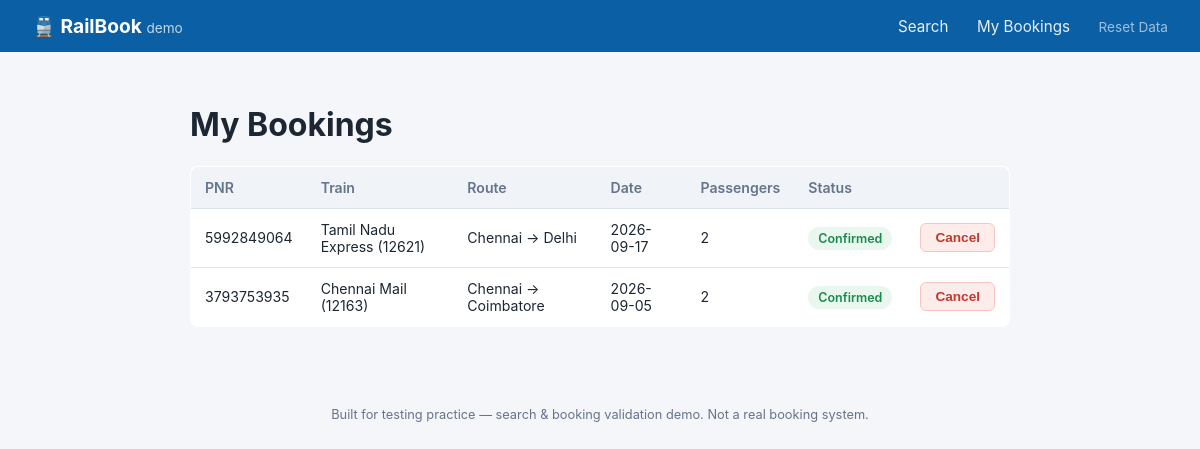
/my-bookings, run on the app's committed database.
### tables this page shows
CREATE TABLE bookings (
            id INTEGER PRIMARY KEY AUTOINCREMENT,
            pnr TEXT UNIQUE NOT NULL,
            train_id INTEGER NOT NULL,
            journey_date TEXT NOT NULL,
            passenger_name TEXT NOT NULL,
            passenger_count INTEGER NOT NULL,
            passengers TEXT NOT NULL,
            status TEXT NOT NULL,
            created_at TEXT NOT NULL,
            FOREIGN KEY (train_id) REFERENCES trains (id)
        );

CREATE TABLE trains (
            id INTEGER PRIMARY KEY AUTOINCREMENT,
            train_number TEXT NOT NULL,
            train_name TEXT NOT NULL,
            source TEXT NOT NULL,
            destination TEXT NOT NULL,
            departure_time TEXT NOT NULL,
            arrival_time TEXT NOT NULL,
            class TEXT NOT NULL,
            total_seats INTEGER NOT NULL,
            available_seats INTEGER NOT NULL,
            fare INTEGER NOT NULL
        );

### app.py (the view)
@app.route("/my-bookings")
def my_bookings():
    conn = get_db()
    bookings = conn.execute("""
        SELECT bookings.*, trains.train_name, trains.train_number, trains.source,
               trains.destination, trains.class
        FROM bookings JOIN trains ON bookings.train_id = trains.id
        ORDER BY bookings.created_at DESC
    """).fetchall()
    conn.close()
    return render_template("my_bookings.html", bookings=bookings)

### app.py (called while the page is built)
def get_db():
    conn = sqlite3.connect(DB)
    conn.row_factory = sqlite3.Row
    return conn

### templates/my_bookings.html (shortened to what this page needs)
{% extends "base.html" %}
{% block content %}
<h1>My Bookings</h1>
{% if bookings %}
<table class="bookings-table">
    <thead>
        <tr>
            <th>PNR</th><th>Train</th><th>Route</th><th>Date</th>
            <th>Passengers</th><th>Status</th><th></th>
        </tr>
    </thead>
    <tbody>
        {% for b in bookings %}
        <tr>
            <td>{{ b['pnr'] }}</td>
            <td>{{ b['train_name'] }} ({{ b['train_number'] }})</td>
            <td>{{ b['source'] }} → {{ b['destination'] }}</td>
            <td>{{ b['journey_date'] }}</td>
            <td>{{ b['passenger_count'] }}</td>
            <td><span class="status-badge status-{{ b['status']|lower }}">{{ b['status'] }}</span></td>
            <td>
                {% if b['status'] != 'Cancelled' %}
                <form action="{{ url_for('cancel', pnr=b['pnr']) }}" method="POST" onsubmit="return confirm('Cancel this booking?');">
                    <button type="submit" class="btn-cancel">Cancel</button>
                </form>
                {% endif %}
            </td>
        </tr>
        {% endfor %}
    </tbody>
</table>
{% else %}
<div class="empty-state">
    <p>No bookings yet.</p>
    <a href="{{ url_for('index') }}" class="btn-secondary">Search Trains</a>
</div>
{% endif %}
{% endblock %}

### templates/base.html (shortened to what this page needs)
<!DOCTYPE html>
<html lang="en">
<head>
    <link rel="stylesheet" href="{{ url_for('static', filename='style.css') }}">
</head>
<body>
    <header class="topbar">
        <a href="{{ url_for('index') }}" class="brand">🚆 RailBook <span>demo</span></a>
        <nav>
            <a href="{{ url_for('index') }}">Search</a>
            <a href="{{ url_for('my_bookings') }}">My Bookings</a>
            <a href="{{ url_for('reset_demo_data') }}" class="reset-link">Reset Data</a>
        </nav>
    </header>
    <main class="container">
        {% block content %}{% endblock %}
    </main>
    <footer>
        Built for testing practice — search &amp; booking validation demo. Not a real booking system.
    </footer>
</body>
</html>

### static/style.css (style rules this page uses)
:root { --primary: #0b5fa5; --primary-dark: #084a82; --bg: #f4f6f9; --card-bg: #ffffff; --border: #dde3ea; --text: #1c2733; --muted: #64748b; --success: #1a8a4a; --error: #c0392b; --warning: #b8860b; }
* { box-sizing: border-box; }
body { margin: 0; font-family: -apple-system, "Segoe UI", Roboto, Helvetica, Arial, sans-serif; background: var(--bg); color: var(--text); }
.topbar { background: var(--primary); color: white; display: flex; justify-content: space-between; align-items: center; padding: 14px 32px; }
.brand { color: white; text-decoration: none; font-weight: 700; font-size: 1.2rem; }
.brand span { font-weight: 400; opacity: 0.75; font-size: 0.85rem; }
.topbar nav a { color: white; text-decoration: none; margin-left: 24px; opacity: 0.9; font-size: 0.95rem; }
.reset-link { opacity: 0.6 !important; font-size: 0.85rem !important; }
.container { max-width: 860px; margin: 0 auto; padding: 32px 20px 60px; }
.btn-primary, .btn-secondary, .btn-cancel { display: inline-block; padding: 11px 20px; border-radius: 6px; border: none; font-size: 0.95rem; font-weight: 600; cursor: pointer; text-decoration: none; text-align: center; }
.btn-cancel { background: #fdecea; color: var(--error); border: 1px solid #f5c6c0; padding: 6px 14px; font-size: 0.85rem; }
.bookings-table { width: 100%; border-collapse: collapse; margin-top: 20px; background: var(--card-bg); border: 1px solid var(--border); border-radius: 8px; overflow: hidden; }
.bookings-table th, .bookings-table td { padding: 12px 14px; text-align: left; border-bottom: 1px solid var(--border); font-size: 0.88rem; }
.bookings-table th { background: #f0f3f7; color: var(--muted); font-weight: 600; }
.status-badge { padding: 4px 10px; border-radius: 12px; font-size: 0.78rem; font-weight: 600; }
.status-confirmed { background: #e9f7ef; color: var(--success); }
footer { text-align: center; color: var(--muted); font-size: 0.8rem; padding: 20px; }

### data on the page
bookings: pnr "5992849064", train_name "Tamil Nadu Express", train_number "12621", source "Chennai", destination "Delhi", journey_date "2026-09-17", passenger_count "2", status "Confirmed"
bookings: pnr "3793753935", train_name "Chennai Mail", train_number "12163", source "Chennai", destination "Coimbatore", journey_date "2026-09-05", passenger_count "2", status "Confirmed"
